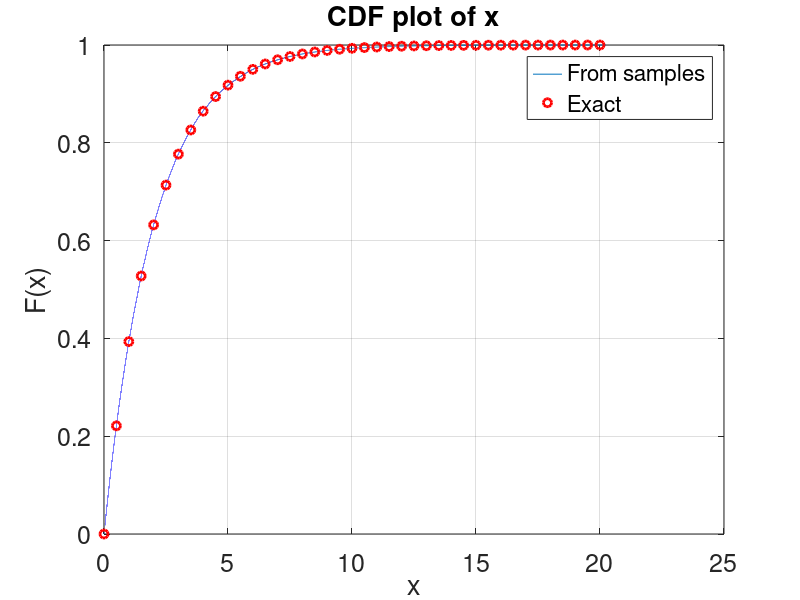
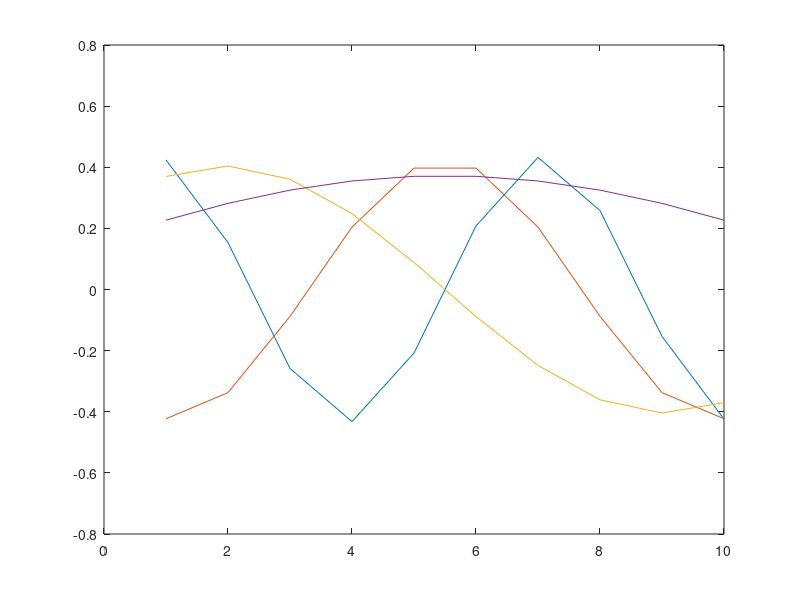

The MATLAB source for these figures, in order:
% ASEN 6519 Unicertainty Quantification
% Simulation of random variables and Gaussian random vectors
% Author: Alireza Doostan
% Spring 2014
clear all
close all

%%
% simulation of an exponential random variable
% \lambda=2
lambda = 2;

% number of samples
n_samp = 100000;

U = rand(n_samp,1);% generate independent samples from U(0,1)
X = -lambda*log(U);

% plot the empirical CDF of X_1
figure; 
cdfplot(X)

% superpose the exact CDF
cdf_exp = cdf('exp',0:.5:20,2);
hold on; plot(0:.5:20,cdf_exp,'ro','LineWidth',2)
legend('From samples','Exact')
set(gca,'FontSize',18)

%%
% simulation of a discrete random variable X=(1,2,3,4)
%with probabilities p=(1/4,1/4,1/3,1/6)
clear all
close all

% number of samples
n_samp = 1000000;

% form the CDF
F_X = [1/4 1/2 5/6 1];

U = rand(n_samp,1);% generate independent samples from U(0,1)

% Inverse CDF
for i=1:n_samp
    X(i) = find(F_X>U(i),1);
end

% count the number of occurence of (1,2,3,4) and compute the probability
p_hat = zeros(1,4);
for i=1:4
p_hat(i) = length(find(X==i))/n_samp;
end

p_hat


%%
% simulation of a Gaussian random n-vector
clear all
close all

% size of the vector
n = 10;

% number of samples
n_samp = 100000;

% define the mean \mu
mu = ones(n,1);

% generate a covariance matrix (exponential funciton)
% C(\tau)=sigma^2 exp(-|\tau|/\ell) and \tau = i-j
sigma = 1;
ell = 3;
C = zeros(n,n);

for i=1:n
    C(i,:)= sigma^2*exp(-abs([1:n]-i).^1/ell);
end

[Phi,Lambda]=eig(C);

figure; plot(Phi(:,7:10))

Y = randn(n,n_samp);
X = mu*ones(1,n_samp) + Phi*Lambda^(1/2)*Y;

abs(mean(X,2)-mu)./mu
abs(cov(X')-C)
